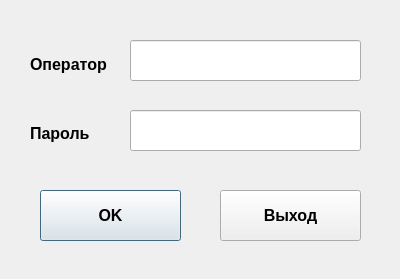
<ui version="4.0" >
 <author></author>
 <comment></comment>
 <exportmacro></exportmacro>
 <class>LoginDialog</class>
 <widget class="QDialog" name="LoginDialog" >
  <property name="geometry" >
   <rect>
    <x>0</x>
    <y>0</y>
    <width>400</width>
    <height>279</height>
   </rect>
  </property>
  <property name="font" >
   <font>
    <family>MS Shell Dlg 2</family>
    <pointsize>12</pointsize>
    <weight>75</weight>
    <italic>false</italic>
    <bold>true</bold>
    <underline>false</underline>
    <strikeout>false</strikeout>
   </font>
  </property>
  <property name="windowTitle" >
   <string>Вход в систему</string>
  </property>
  <widget class="QLabel" name="label" >
   <property name="geometry" >
    <rect>
     <x>30</x>
     <y>50</y>
     <width>91</width>
     <height>28</height>
    </rect>
   </property>
   <property name="text" >
    <string>Оператор</string>
   </property>
  </widget>
  <widget class="QLabel" name="label_2" >
   <property name="geometry" >
    <rect>
     <x>30</x>
     <y>120</y>
     <width>81</width>
     <height>28</height>
    </rect>
   </property>
   <property name="text" >
    <string>&lt;html>&lt;head>&lt;meta name="qrichtext" content="1" />&lt;/head>&lt;body style=" white-space: pre-wrap; font-family:MS Shell Dlg 2; font-size:12pt; font-weight:600; font-style:normal; text-decoration:none;">&lt;p style=" margin-top:0px; margin-bottom:0px; margin-left:0px; margin-right:0px; -qt-block-indent:0; text-indent:0px;">Пароль&lt;/p>&lt;/body>&lt;/html></string>
   </property>
  </widget>
  <widget class="QPushButton" name="okButton" >
   <property name="geometry" >
    <rect>
     <x>40</x>
     <y>190</y>
     <width>141</width>
     <height>51</height>
    </rect>
   </property>
   <property name="sizePolicy" >
    <sizepolicy>
     <hsizetype>1</hsizetype>
     <vsizetype>3</vsizetype>
     <horstretch>0</horstretch>
     <verstretch>0</verstretch>
    </sizepolicy>
   </property>
   <property name="text" >
    <string>OK</string>
   </property>
  </widget>
  <widget class="QPushButton" name="cancelButton" >
   <property name="geometry" >
    <rect>
     <x>220</x>
     <y>190</y>
     <width>141</width>
     <height>51</height>
    </rect>
   </property>
   <property name="sizePolicy" >
    <sizepolicy>
     <hsizetype>1</hsizetype>
     <vsizetype>3</vsizetype>
     <horstretch>0</horstretch>
     <verstretch>0</verstretch>
    </sizepolicy>
   </property>
   <property name="text" >
    <string>Выход</string>
   </property>
  </widget>
  <widget class="AlphaEntry" name="loginLineEdit" >
   <property name="geometry" >
    <rect>
     <x>130</x>
     <y>40</y>
     <width>231</width>
     <height>41</height>
    </rect>
   </property>
  </widget>
  <widget class="AlphaEntry" name="passwordLineEdit" >
   <property name="geometry" >
    <rect>
     <x>130</x>
     <y>110</y>
     <width>231</width>
     <height>41</height>
    </rect>
   </property>
   <property name="echoMode" >
    <enum>QLineEdit::Password</enum>
   </property>
  </widget>
 </widget>
 <pixmapfunction></pixmapfunction>
 <customwidgets>
  <customwidget>
   <class>AlphaEntry</class>
   <extends>QLineEdit</extends>
   <header>alphaentry.h</header>
   <container>0</container>
   <pixmap></pixmap>
  </customwidget>
 </customwidgets>
 <resources/>
 <connections>
  <connection>
   <sender>cancelButton</sender>
   <signal>clicked()</signal>
   <receiver>LoginDialog</receiver>
   <slot>reject()</slot>
   <hints>
    <hint type="sourcelabel" >
     <x>360</x>
     <y>230</y>
    </hint>
    <hint type="destinationlabel" >
     <x>175</x>
     <y>259</y>
    </hint>
   </hints>
  </connection>
 </connections>
</ui>
